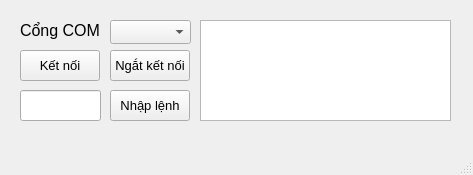
<?xml version="1.0" encoding="UTF-8"?>
<ui version="4.0">
 <class>MainWindow</class>
 <widget class="QMainWindow" name="MainWindow">
  <property name="geometry">
   <rect>
    <x>0</x>
    <y>0</y>
    <width>473</width>
    <height>175</height>
   </rect>
  </property>
  <property name="windowTitle">
   <string>MainWindow</string>
  </property>
  <widget class="QWidget" name="centralwidget">
   <widget class="QPushButton" name="pushButton_nhap">
    <property name="geometry">
     <rect>
      <x>110</x>
      <y>90</y>
      <width>80</width>
      <height>31</height>
     </rect>
    </property>
    <property name="font">
     <font>
      <pointsize>10</pointsize>
     </font>
    </property>
    <property name="text">
     <string>Nhập lệnh</string>
    </property>
   </widget>
   <widget class="QTextEdit" name="textEdit">
    <property name="geometry">
     <rect>
      <x>200</x>
      <y>20</y>
      <width>251</width>
      <height>101</height>
     </rect>
    </property>
    <property name="font">
     <font>
      <pointsize>11</pointsize>
     </font>
    </property>
    <property name="html">
     <string>&lt;!DOCTYPE HTML PUBLIC &quot;-//W3C//DTD HTML 4.0//EN&quot; &quot;http://www.w3.org/TR/REC-html40/strict.dtd&quot;&gt;
&lt;html&gt;&lt;head&gt;&lt;meta name=&quot;qrichtext&quot; content=&quot;1&quot; /&gt;&lt;meta charset=&quot;utf-8&quot; /&gt;&lt;style type=&quot;text/css&quot;&gt;
p, li { white-space: pre-wrap; }
hr { height: 1px; border-width: 0; }
li.unchecked::marker { content: &quot;\2610&quot;; }
li.checked::marker { content: &quot;\2612&quot;; }
&lt;/style&gt;&lt;/head&gt;&lt;body style=&quot; font-family:'Segoe UI'; font-size:11pt; font-weight:400; font-style:normal;&quot;&gt;
&lt;p style=&quot;-qt-paragraph-type:empty; margin-top:0px; margin-bottom:0px; margin-left:0px; margin-right:0px; -qt-block-indent:0; text-indent:0px;&quot;&gt;&lt;br /&gt;&lt;/p&gt;&lt;/body&gt;&lt;/html&gt;</string>
    </property>
   </widget>
   <widget class="QComboBox" name="comboBox">
    <property name="geometry">
     <rect>
      <x>110</x>
      <y>20</y>
      <width>81</width>
      <height>24</height>
     </rect>
    </property>
   </widget>
   <widget class="QLabel" name="label">
    <property name="geometry">
     <rect>
      <x>20</x>
      <y>10</y>
      <width>81</width>
      <height>41</height>
     </rect>
    </property>
    <property name="font">
     <font>
      <pointsize>12</pointsize>
     </font>
    </property>
    <property name="text">
     <string>Cổng COM</string>
    </property>
   </widget>
   <widget class="QPushButton" name="pushButton_connect">
    <property name="geometry">
     <rect>
      <x>20</x>
      <y>50</y>
      <width>80</width>
      <height>31</height>
     </rect>
    </property>
    <property name="font">
     <font>
      <pointsize>10</pointsize>
     </font>
    </property>
    <property name="text">
     <string>Kết nối</string>
    </property>
   </widget>
   <widget class="QLineEdit" name="lineEdit">
    <property name="geometry">
     <rect>
      <x>20</x>
      <y>90</y>
      <width>81</width>
      <height>31</height>
     </rect>
    </property>
   </widget>
   <widget class="QPushButton" name="pushButton_disconnect">
    <property name="geometry">
     <rect>
      <x>110</x>
      <y>50</y>
      <width>80</width>
      <height>31</height>
     </rect>
    </property>
    <property name="font">
     <font>
      <pointsize>10</pointsize>
     </font>
    </property>
    <property name="text">
     <string>Ngắt kết nối</string>
    </property>
   </widget>
  </widget>
  <widget class="QMenuBar" name="menubar">
   <property name="geometry">
    <rect>
     <x>0</x>
     <y>0</y>
     <width>473</width>
     <height>21</height>
    </rect>
   </property>
  </widget>
  <widget class="QStatusBar" name="statusbar"/>
 </widget>
 <resources/>
 <connections/>
</ui>
